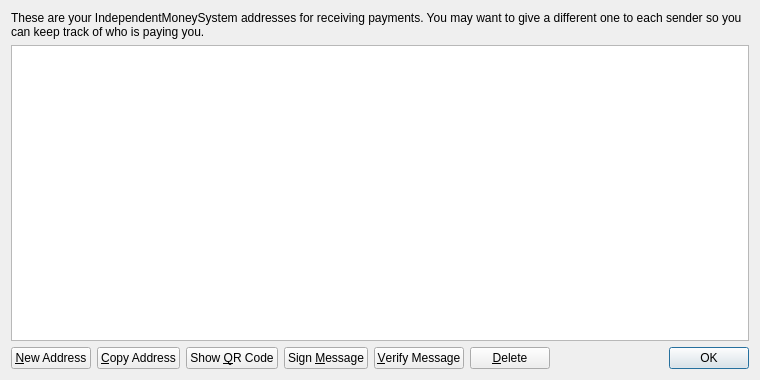
<?xml version="1.0" encoding="UTF-8"?>
<ui version="4.0">
 <class>AddressBookPage</class>
 <widget class="QWidget" name="AddressBookPage">
  <property name="geometry">
   <rect>
    <x>0</x>
    <y>0</y>
    <width>760</width>
    <height>380</height>
   </rect>
  </property>
  <property name="windowTitle">
   <string>Address Book</string>
  </property>
  <layout class="QVBoxLayout" name="verticalLayout">
   <item>
    <widget class="QLabel" name="labelExplanation">
     <property name="text">
      <string>These are your IndependentMoneySystem addresses for receiving payments. You may want to give a different one to each sender so you can keep track of who is paying you.</string>
     </property>
     <property name="textFormat">
      <enum>Qt::PlainText</enum>
     </property>
     <property name="wordWrap">
      <bool>true</bool>
     </property>
    </widget>
   </item>
   <item>
    <widget class="QTableView" name="tableView">
     <property name="contextMenuPolicy">
      <enum>Qt::CustomContextMenu</enum>
     </property>
     <property name="toolTip">
      <string>Double-click to edit address or label</string>
     </property>
     <property name="tabKeyNavigation">
      <bool>false</bool>
     </property>
     <property name="alternatingRowColors">
      <bool>true</bool>
     </property>
     <property name="selectionMode">
      <enum>QAbstractItemView::SingleSelection</enum>
     </property>
     <property name="selectionBehavior">
      <enum>QAbstractItemView::SelectRows</enum>
     </property>
     <property name="sortingEnabled">
      <bool>true</bool>
     </property>
     <attribute name="verticalHeaderVisible">
      <bool>false</bool>
     </attribute>
    </widget>
   </item>
   <item>
    <layout class="QHBoxLayout" name="horizontalLayout">
     <item>
      <widget class="QPushButton" name="newAddressButton">
       <property name="toolTip">
        <string>Create a new address</string>
       </property>
       <property name="text">
        <string>&amp;New Address</string>
       </property>
       <property name="icon">
        <iconset resource="../bitcoin.qrc">
         <normaloff>:/icons/add</normaloff>:/icons/add</iconset>
       </property>
      </widget>
     </item>
     <item>
      <widget class="QPushButton" name="copyToClipboard">
       <property name="toolTip">
        <string>Copy the currently selected address to the system clipboard</string>
       </property>
       <property name="text">
        <string>&amp;Copy Address</string>
       </property>
       <property name="icon">
        <iconset resource="../bitcoin.qrc">
         <normaloff>:/icons/editcopy</normaloff>:/icons/editcopy</iconset>
       </property>
      </widget>
     </item>
     <item>
      <widget class="QPushButton" name="showQRCode">
       <property name="text">
        <string>Show &amp;QR Code</string>
       </property>
       <property name="icon">
        <iconset resource="../bitcoin.qrc">
         <normaloff>:/icons/qrcode</normaloff>:/icons/qrcode</iconset>
       </property>
      </widget>
     </item>
     <item>
      <widget class="QPushButton" name="signMessage">
       <property name="toolTip">
        <string>Sign a message to prove you own a IndependentMoneySystem address</string>
       </property>
       <property name="text">
        <string>Sign &amp;Message</string>
       </property>
       <property name="icon">
        <iconset resource="../bitcoin.qrc">
         <normaloff>:/icons/edit</normaloff>:/icons/edit</iconset>
       </property>
      </widget>
     </item>
     <item>
      <widget class="QPushButton" name="verifyMessage">
       <property name="toolTip">
        <string>Verify a message to ensure it was signed with a specified IndependentMoneySystem address</string>
       </property>
       <property name="text">
        <string>&amp;Verify Message</string>
       </property>
       <property name="icon">
        <iconset resource="../bitcoin.qrc">
         <normaloff>:/icons/transaction_0</normaloff>:/icons/transaction_0</iconset>
       </property>
      </widget>
     </item>
     <item>
      <widget class="QPushButton" name="deleteButton">
       <property name="toolTip">
        <string>Delete the currently selected address from the list</string>
       </property>
       <property name="text">
        <string>&amp;Delete</string>
       </property>
       <property name="icon">
        <iconset resource="../bitcoin.qrc">
         <normaloff>:/icons/remove</normaloff>:/icons/remove</iconset>
       </property>
      </widget>
     </item>
     <item>
      <spacer name="horizontalSpacer">
       <property name="orientation">
        <enum>Qt::Horizontal</enum>
       </property>
       <property name="sizeHint" stdset="0">
        <size>
         <width>40</width>
         <height>20</height>
        </size>
       </property>
      </spacer>
     </item>
     <item>
      <widget class="QDialogButtonBox" name="buttonBox">
       <property name="sizePolicy">
        <sizepolicy hsizetype="Maximum" vsizetype="Fixed">
         <horstretch>0</horstretch>
         <verstretch>0</verstretch>
        </sizepolicy>
       </property>
       <property name="standardButtons">
        <set>QDialogButtonBox::Ok</set>
       </property>
      </widget>
     </item>
    </layout>
   </item>
  </layout>
 </widget>
 <resources>
  <include location="../bitcoin.qrc"/>
 </resources>
 <connections/>
</ui>
